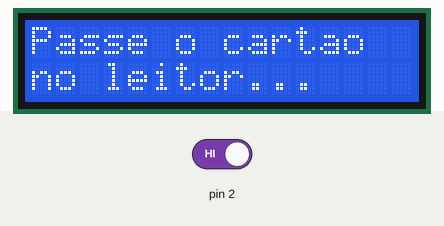
A sketch run on a simulated Arduino Uno, built with avr-gcc and run on an emulated ATmega328P. Parts: 16×2 character LCD. The test bench sets the inputs (shaded band); at power-on: pin 2 HIGH. What the sketch prints to the serial monitor is not drawn.

Above: at 1.2 s.
1.3 s: pin 2 driven LOW
At 3.1 s:
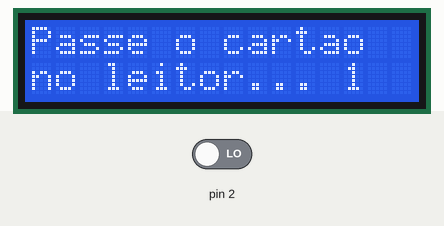
Timing chart, 0 to 4.6 s (numbered marks = the images above; inputs shaded):
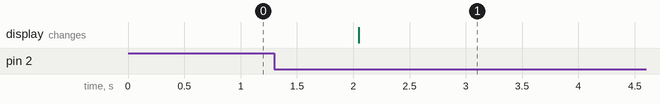

The sketch:

SensorBarreiraU.ino
```cpp
/*

              Este código é copiado do professor e tem a função de demontrar o uso de um sensor foto interruptor, isto é, um sensor de barreira em formato de U.

*/


// ========================================================================================================
// --- Bibliotecas Auxiliares ---
#include <Wire.h>
#include <LiquidCrystal_I2C.h>


// ========================================================================================================
// --- Variáveis Globais ---
int card  = 0,
    timer = 0;

boolean ctrl = 0;


// ========================================================================================================
// --- Declaração de Objetos ---
LiquidCrystal_I2C lcd(0x3F,2,1,0,4,5,6,7,3, POSITIVE);


// ========================================================================================================
// --- Interrupção Externa ---
void func()
{
    card += 1;
    ctrl  = 1;

} //end func


// ========================================================================================================
// --- Configurações Iniciais ---
void setup()
{

  Serial.begin(115200);

  lcd.begin (16,2);

  pinMode(2, INPUT);

  attachInterrupt(0, func, FALLING);

  Serial.println("Passe o cartão no leitor...");

  lcd.setBacklight(HIGH);
  lcd.setCursor(0,0);
  lcd.print("Passe o cartao");
  lcd.setCursor(0,1);
  lcd.print("no leitor...");


} //end setup


// ========================================================================================================
// --- Loop Infinito ---
void loop()
{

   if(ctrl) timer++;
   delay(1);

   if(timer == 741)
   {

      Serial.print(" Card ID >>> ");
      Serial.println(card);

      lcd.setCursor(13,1);
      lcd.print(card);

      ctrl  = 0;
      timer = 0;
      card  = 0;

   }


} //end loop
```

Measured:
- after the input at 1.3 s, the display: changes after 0.75 s (image 1)
